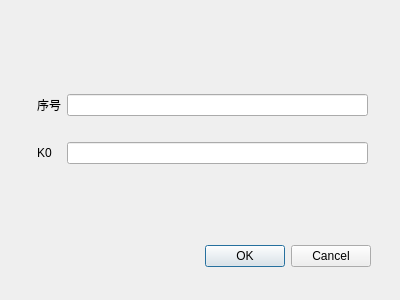
<?xml version="1.0" encoding="UTF-8"?>
<ui version="4.0">
 <class>Dialog</class>
 <widget class="QDialog" name="Dialog">
  <property name="geometry">
   <rect>
    <x>0</x>
    <y>0</y>
    <width>400</width>
    <height>300</height>
   </rect>
  </property>
  <property name="windowTitle">
   <string>Dialog</string>
  </property>
  <widget class="QDialogButtonBox" name="buttonBox">
   <property name="geometry">
    <rect>
     <x>30</x>
     <y>240</y>
     <width>341</width>
     <height>32</height>
    </rect>
   </property>
   <property name="orientation">
    <enum>Qt::Horizontal</enum>
   </property>
   <property name="standardButtons">
    <set>QDialogButtonBox::Cancel|QDialogButtonBox::Ok</set>
   </property>
  </widget>
  <widget class="QWidget" name="">
   <property name="geometry">
    <rect>
     <x>37</x>
     <y>74</y>
     <width>331</width>
     <height>111</height>
    </rect>
   </property>
   <layout class="QGridLayout" name="gridLayout">
    <item row="0" column="0">
     <widget class="QLabel" name="label_5">
      <property name="text">
       <string>序号</string>
      </property>
     </widget>
    </item>
    <item row="0" column="1">
     <widget class="QLineEdit" name="SequencelineEdit"/>
    </item>
    <item row="1" column="0">
     <widget class="QLabel" name="label">
      <property name="text">
       <string>K0</string>
      </property>
     </widget>
    </item>
    <item row="1" column="1">
     <widget class="QLineEdit" name="K0lineEdit"/>
    </item>
   </layout>
  </widget>
 </widget>
 <resources/>
 <connections>
  <connection>
   <sender>buttonBox</sender>
   <signal>accepted()</signal>
   <receiver>Dialog</receiver>
   <slot>accept()</slot>
   <hints>
    <hint type="sourcelabel">
     <x>248</x>
     <y>254</y>
    </hint>
    <hint type="destinationlabel">
     <x>157</x>
     <y>274</y>
    </hint>
   </hints>
  </connection>
  <connection>
   <sender>buttonBox</sender>
   <signal>rejected()</signal>
   <receiver>Dialog</receiver>
   <slot>reject()</slot>
   <hints>
    <hint type="sourcelabel">
     <x>316</x>
     <y>260</y>
    </hint>
    <hint type="destinationlabel">
     <x>286</x>
     <y>274</y>
    </hint>
   </hints>
  </connection>
 </connections>
</ui>
